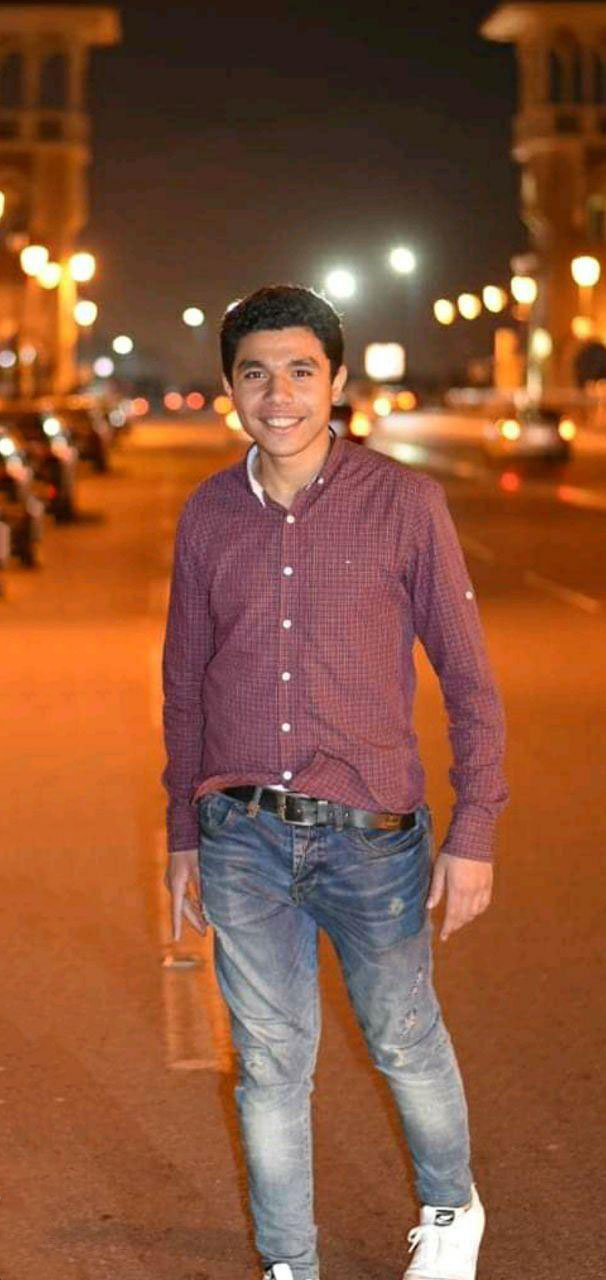
#> input picture image.jpg, 606 x 1280 px
$ python img_mirroring.py
#> lines starting #> are read from the running program, lines starting #| are printed output that depends on the picture
import cv2
from matplotlib import pyplot as plt
img = cv2.imread('image.jpg')
#> img is the input picture: shape (1280, 606, 3); mean B, G, R 56.9, 84.4, 138.3
img = cv2.cvtColor(img, cv2.COLOR_BGR2RGB)
# Perform vertical mirroring
im_flip0 = cv2.flip(img, 0)
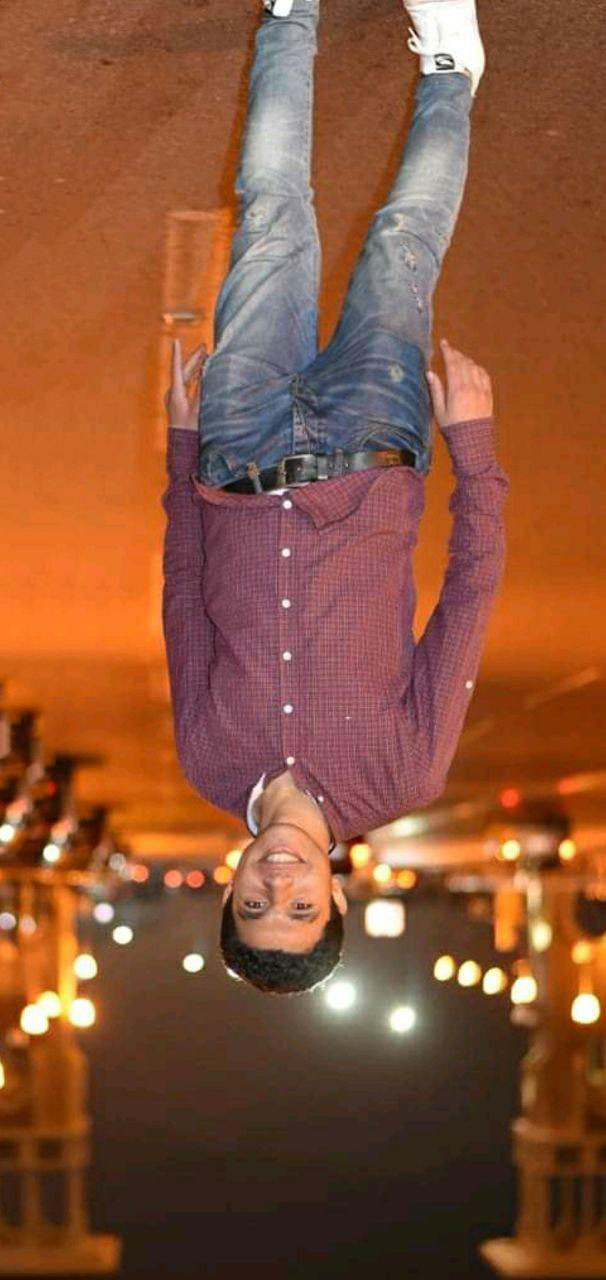
#> im_flip0: shape (1280, 606, 3); mean R, G, B 138.3, 84.4, 56.9
# Perform horizontal mirroring
im_flip1 = cv2.flip(img, 1)
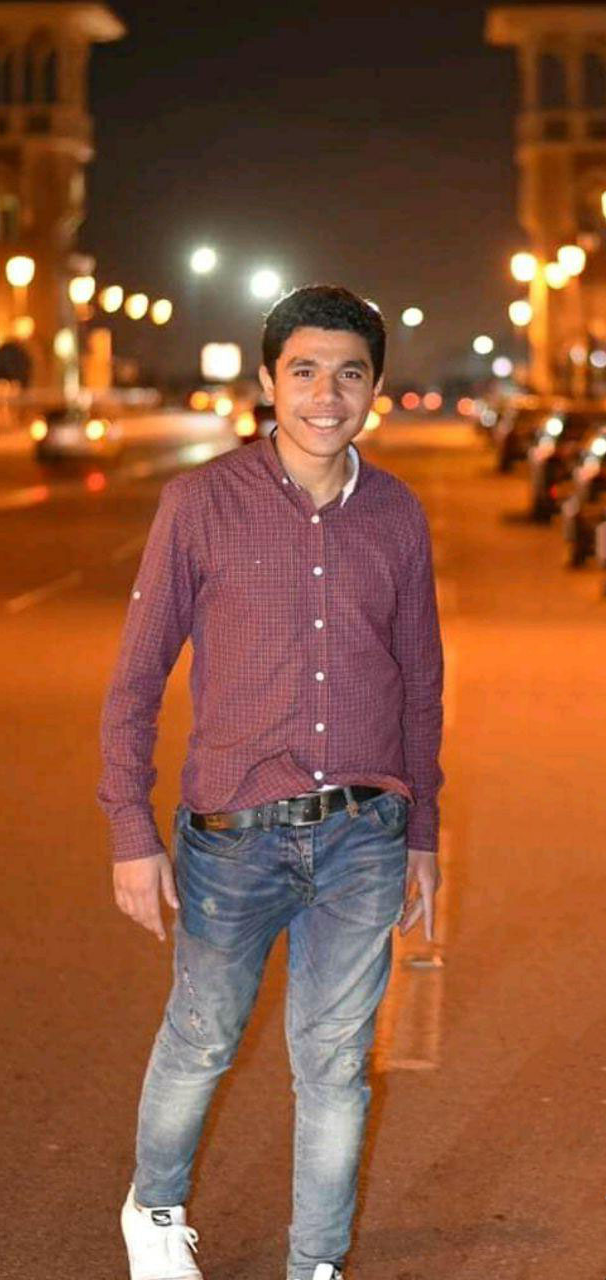
#> im_flip1: shape (1280, 606, 3); mean R, G, B 138.3, 84.4, 56.9
plt.subplot(1, 3, 1), plt.imshow(img, cmap='gray'), plt.title('image')
plt.subplot(1, 3, 2), plt.imshow(im_flip0, cmap='gray'), plt.title('vertical')
plt.subplot(1, 3, 3), plt.imshow(im_flip1, cmap='gray'), plt.title('horizontal')
plt.show()
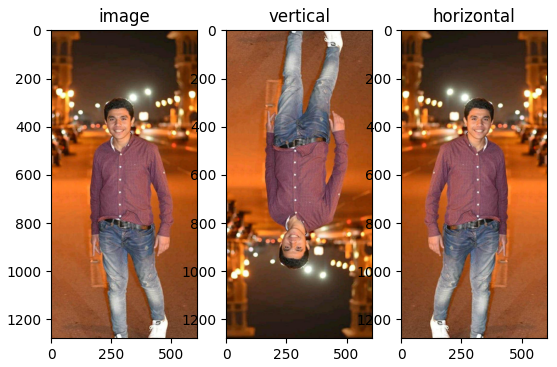
#> figure drawn by matplotlib, 3 panels
